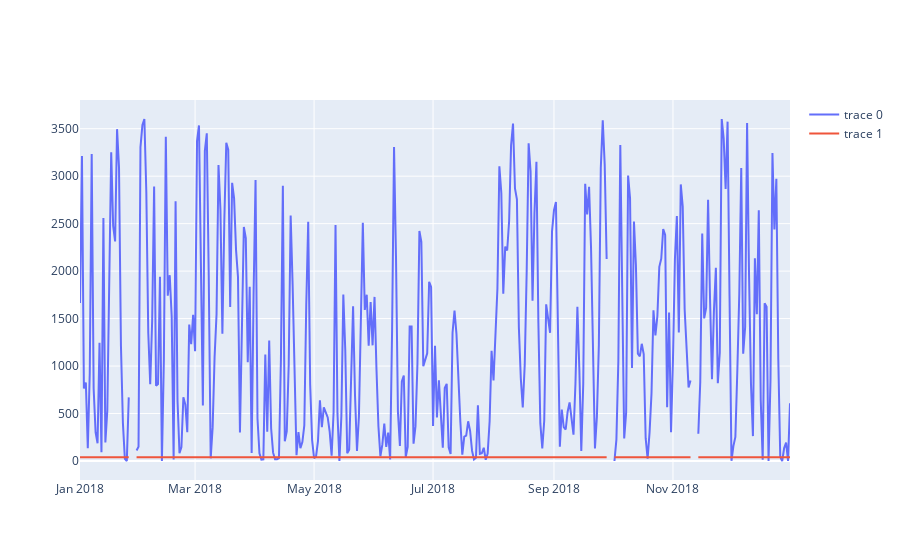

The notebook cell this image was saved under:
### Code cell
## plot the result 
fig = go.Figure()
fig.add_trace(
    go.Scatter(y = Turbine_pred_vis['Activpower'],
              x = Turbine_pred_vis.index)
)
fig.add_trace(
    go.Scatter(y = Turbine_pred_vis['Predicted Activpower'],
              x = Turbine_pred_vis.index)
)
fig.show()

### Figure 1 — Plotly figure (JSON) as saved in the notebook; plotly's stock layout.template omitted (floating-point values rounded to 4 significant figures; data arrays with more than 128 entries replaced by an {"elided": "..."} marker saying what was removed)
{"data": [{"type": "scatter", "x": {"elided": "365 str values"}, "y": {"elided": "365 float values"}}, {"type": "scatter", "x": {"elided": "365 str values"}, "y": {"elided": "365 float values"}}], "layout": {}}
